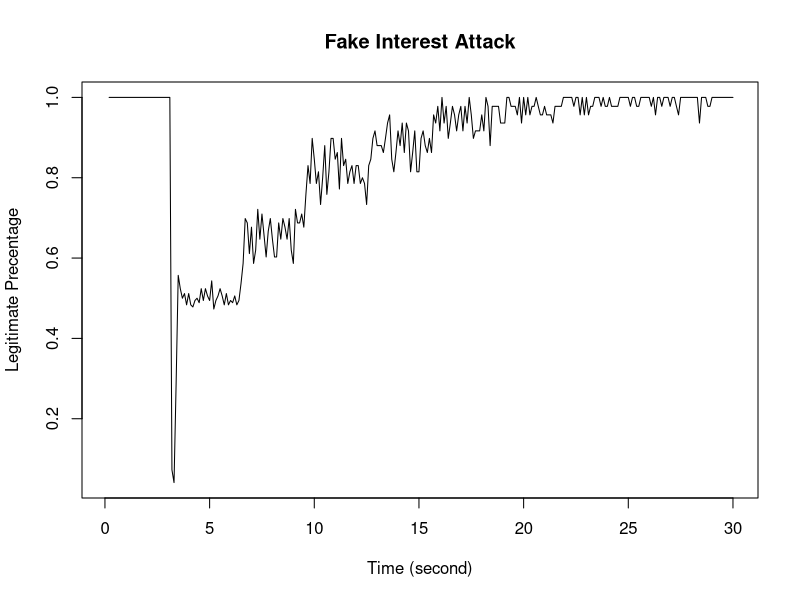

The R script that drew this image:
#!/usr/bin/env Rscript

rawData <- readLines("fake.txt")
options(scipen=999)

# Extract Data Data
pattern <- "Fake interests per unit: ([.0-9]*) Valid interests per unit: ([.0-9]*) Good interests per unit: ([.0-9]*)"
result <- regmatches(rawData, gregexpr(pattern, rawData))
result <- result[grep(pattern, result)]

df <- data.frame(time = numeric(length(result)),
                 percent = numeric(length(result)),
                 stringsAsFactors = FALSE)

for (i in 1:length(result)) {
  df$time[i] <- i/10
  numberA <- as.numeric(sub(pattern, "\\1", result[i]))
  numberB <- as.numeric(sub(pattern, "\\2", result[i]))
  numberC <- as.numeric(sub(pattern, "\\3", result[i]))
  df$percent[i] <- numberC / (numberB+numberA)
}

plot(df$time, df$percent, type="l",xlab="Time (second)", ylab="Legitimate Precentage")
title("Fake Interest Attack")